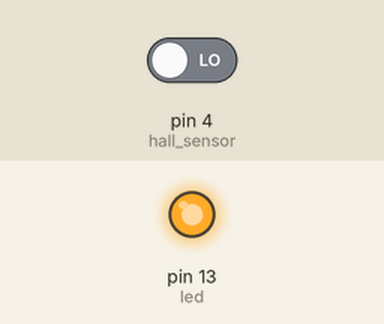
A sketch run on a simulated Arduino Uno, built with avr-gcc and run on an emulated ATmega328P. Parts: output pins drawn as LEDs (lit = HIGH). Inputs (shaded band) come from the test bench; at power-on: pin 4 (hall_sensor) LOW.

Above: at 1.2 s.
1.3 s: pin 4 (hall_sensor) driven HIGH
At 2.4 s:
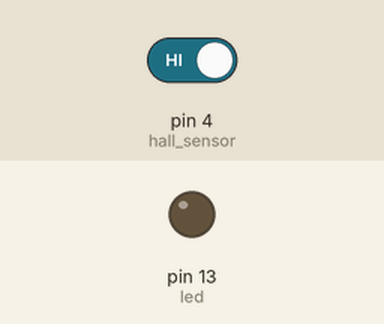
2.8 s: pin 4 (hall_sensor) driven LOW
At 3.5 s:
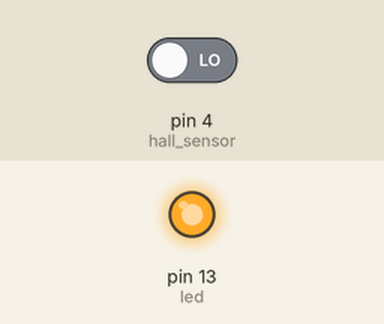
Timing chart, 0 to 5.8 s (numbered marks = the images above; inputs shaded):
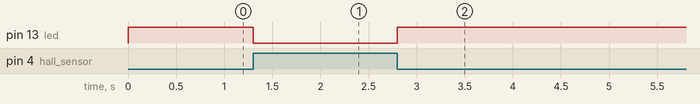

The sketch:

hall_sensor.ino
```cpp
const int hall_sensor = 4;
const int led = 13;
  int hallPin=0;
void setup() {
  pinMode(led, OUTPUT);
  pinMode(hall_sensor, INPUT);

}

void loop() {
  hallPin= digitalRead(hall_sensor);
  if(hallPin == HIGH){
    digitalWrite(led, LOW); //goes low when it senses magnetic field in its vicinity
  }
  else{
    digitalWrite(led, HIGH);//goes high when it does not sense magnetic field.
  }
}
```

Measured:
- after the input at 1.3 s, pin 13 (led): HIGH → LOW at once
- after the input at 2.8 s, pin 13 (led): LOW → HIGH at once
